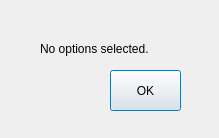
<?xml version="1.0" encoding="UTF-8"?>
<ui version="4.0">
 <class>NoOptionsSelected</class>
 <widget class="QDialog" name="NoOptionsSelected">
  <property name="geometry">
   <rect>
    <x>0</x>
    <y>0</y>
    <width>219</width>
    <height>138</height>
   </rect>
  </property>
  <property name="minimumSize">
   <size>
    <width>219</width>
    <height>138</height>
   </size>
  </property>
  <property name="maximumSize">
   <size>
    <width>219</width>
    <height>138</height>
   </size>
  </property>
  <property name="windowTitle">
   <string>Dialog</string>
  </property>
  <widget class="QLabel" name="label">
   <property name="geometry">
    <rect>
     <x>40</x>
     <y>30</y>
     <width>141</width>
     <height>37</height>
    </rect>
   </property>
   <property name="text">
    <string>No options selected.</string>
   </property>
  </widget>
  <widget class="QPushButton" name="pushButton">
   <property name="geometry">
    <rect>
     <x>110</x>
     <y>70</y>
     <width>71</width>
     <height>41</height>
    </rect>
   </property>
   <property name="text">
    <string>OK</string>
   </property>
  </widget>
 </widget>
 <resources/>
 <connections/>
</ui>
